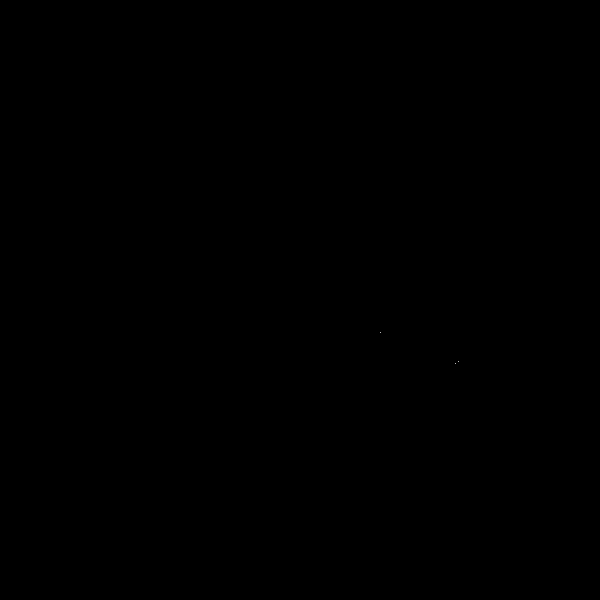
Frame 1 (no input)
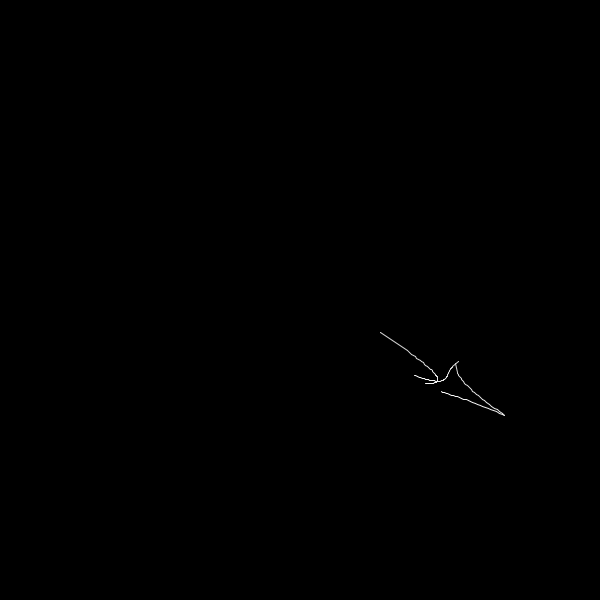
Frame 60 (the mouse pressed at the canvas centre just before this capture)
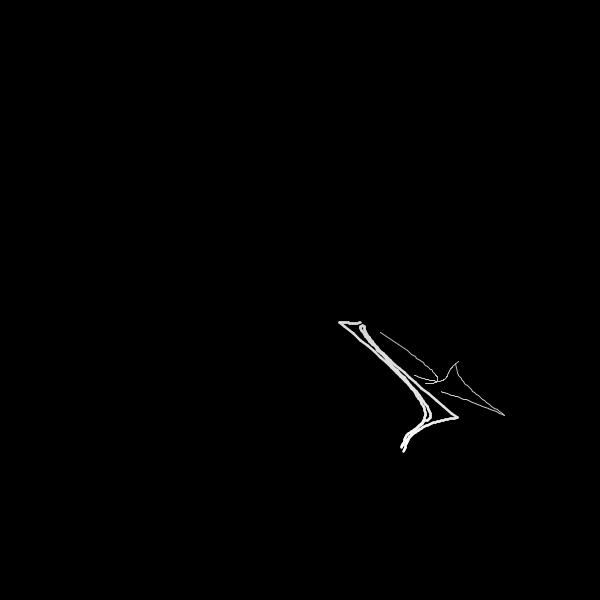
Frame 120 (the mouse held since frame 60 and released just before this capture)

The Processing sketch that drew these frames (run headless with seeded random() and noise(); from frame 60 on, the mouse is pressed at the canvas centre):

// Processing sketch: processing_6708
// ── processing_6708.pde

float[] x,y;
float[] last_x, last_y;
float speed = 1.0;

float time;
float last_millis;

int num_points = 49;

float radius = 300;

void setup()
{
  //radius = min(screen.height,screen.width)/2.0;
  //size( screen.width, screen.height, JAVA2D );
  size(600,600,JAVA2D);
  doSetup();
}

void doSetup()
{
  time = 0;
  last_millis = millis()/1000.0;
  x = new float[num_points];
  y = new float[num_points];
  for(int i = 0; i < num_points; ++i) {
    float theta = (TWO_PI*i)/num_points;
    float r = random(0.1,0.9)*radius;
    x[i] = width/2.0 + r*cos( theta );
    y[i] = height/2.0 + r*sin( theta );
  }
  last_x = new float[3];
  last_y = new float[3];
  for(int i = 0; i < 3; ++i) {
    float m = time + ((3-i)/3.0);
    float t = m % 1.0;
    int j = round( m - t );
    int k_0 = (3*j + i) % num_points;
    int k_1 = (3*j + i + 1) % num_points;
    int k_2 = (3*j + i + 2) % num_points;
    int k_3 = (3*j + i + 3) % num_points;
    float cur_x = bezierPoint(x[k_0], x[k_1], x[k_2], x[k_3], t);
    float cur_y = bezierPoint(y[k_0], y[k_1], y[k_2], y[k_3], t);
    last_x[i] = cur_x;
    last_y[i] = cur_y;
  }
  smooth();
  background(0);
}

void mousePressed()
{
  doSetup();
}

void draw()
{
  speed = map( mouseY, 0, height, 0.5, 2.5);
  strokeWeight( map( mouseX, 0, width, 1.0, 4.0) );
  if( frameCount % 4 == 0 ) {
    noStroke();
    fill(0,0,0,3);
    rect(0,0,width,height);
  }
  float cur_millis = millis()/1000.0;
  float delta = cur_millis - last_millis;
  last_millis = cur_millis;
  time += speed*delta;
  stroke(255);
  for(int i = 0; i < 3; ++i) {
    float m = time + ((3-i)/3.0);
    float t = m % 1.0;
    int j = round( m - t );
    int k_0 = (3*j + i) % num_points;
    int k_1 = (3*j + i + 1) % num_points;
    int k_2 = (3*j + i + 2) % num_points;
    int k_3 = (3*j + i + 3) % num_points;
    float cur_x = bezierPoint(x[k_0], x[k_1], x[k_2], x[k_3], t);
    float cur_y = bezierPoint(y[k_0], y[k_1], y[k_2], y[k_3], t);
    line(last_x[i],last_y[i],cur_x,cur_y);
    last_x[i] = cur_x;
    last_y[i] = cur_y;
  }
} 
